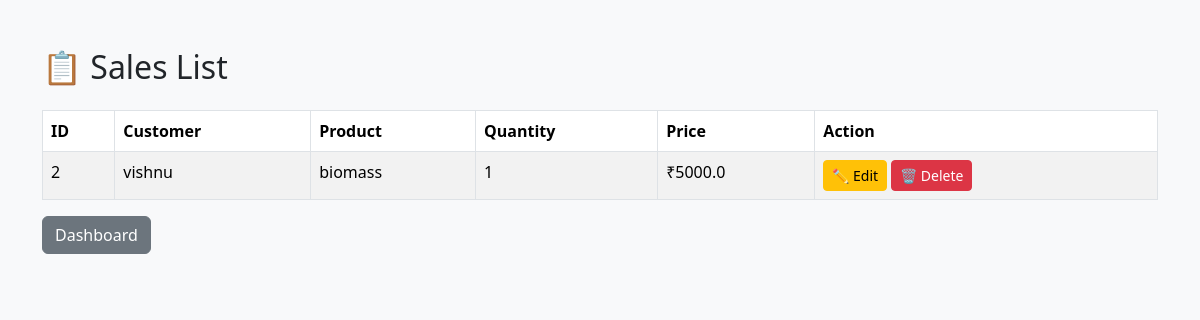
/view-sales, run on an earlier commit of the app's database.
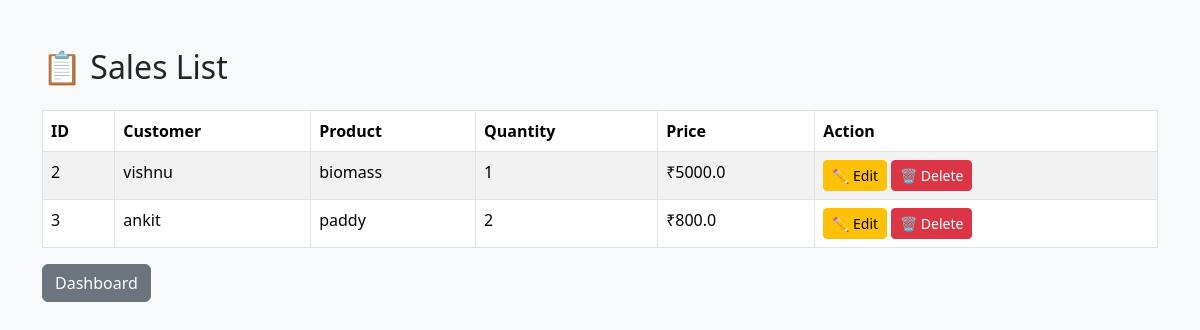
And on a later commit of the database.
### tables this page shows
CREATE TABLE sales (

            id INTEGER PRIMARY KEY AUTOINCREMENT,

            customer TEXT,

            product TEXT,

            quantity INTEGER,

            price REAL

        );

### app.py (the view)
@app.route("/view-sales")
def view_sales():
    sales = get_all_sales()
    return render_template("view_sales.html", sales=sales)

### database/db.py (called while the page is built)
def get_all_sales():
    conn = sqlite3.connect(DATABASE_NAME)
    cursor = conn.cursor()
    cursor.execute("SELECT * FROM sales")
    rows = cursor.fetchall()
    conn.close()
    return rows

### templates/view_sales.html (shortened to what this page needs)
<!DOCTYPE html>
<html>
<head>
    <link href="https://cdn.jsdelivr.net/npm/bootstrap@5.3.7/dist/css/bootstrap.min.css" rel="stylesheet">
</head>
<body class="bg-light">
<div class="container mt-5">
<h2>📋 Sales List</h2>
<table class="table table-bordered table-striped mt-4">
<thead>
<tr>
<th>ID</th>
<th>Customer</th>
<th>Product</th>
<th>Quantity</th>
<th>Price</th>
<th>Action</th>
</tr>
</thead>
<tbody>
{% for sale in sales %}
<tr>
<td>{{ sale[0] }}</td>
<td>{{ sale[1] }}</td>
<td>{{ sale[2] }}</td>
<td>{{ sale[3] }}</td>
<td>₹{{ sale[4] }}</td>
<td>
    <a href="/edit-sale/{{ sale[0] }}" class="btn btn-warning btn-sm">
        ✏️ Edit
    </a>
    <a href="/delete-sale/{{ sale[0] }}"
       class="btn btn-danger btn-sm"
       onclick="return confirm('Are you sure you want to delete this sale?');">
        🗑 Delete
    </a>
</td>
</tr>
{% endfor %}
</tbody>
</table>
<a href="/" class="btn btn-secondary">
Dashboard
</a>
</div>
</body>
</html>

What changed in the data, as far as the page shows it:
added sales: id "3", customer "ankit", product "paddy", quantity "2", price "800.0"
